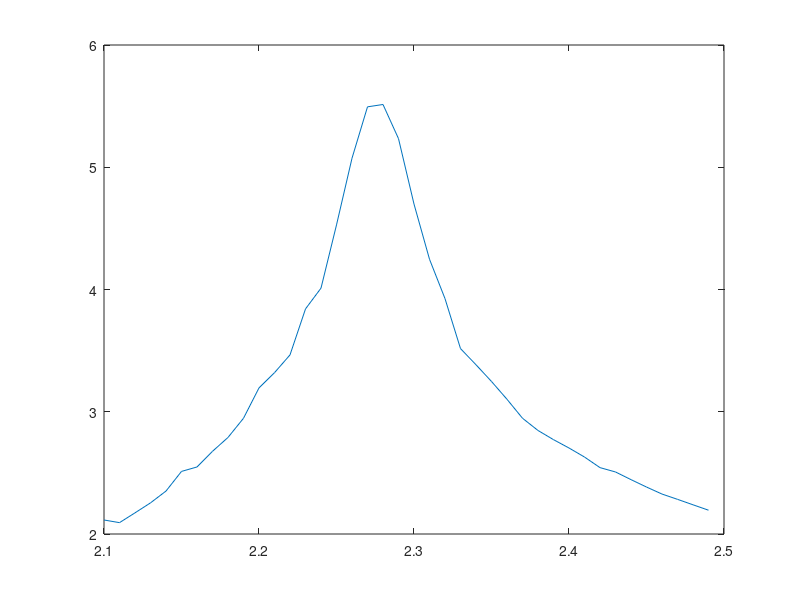

This figure's MATLAB source:
e_var = [4.44071, 4.41601, 4.60681, 4.80239, 5.03183, 5.40081, 5.50442, 5.80788, 6.08185, 6.45361, 7.02942, 7.33624, 7.69243, 8.56567, 8.98515, 10.1885, 11.4666, 12.4718, 12.5706, 11.9861, 10.8073, 9.81194, 9.10693, 8.19381, 7.91946, 7.63205, 7.32048, 6.98433, 6.77534, 6.6245, 6.48845, 6.33738, 6.15385, 6.09307, 5.96519, 5.84133, 5.724, 5.64038, 5.55259, 5.46475, ];
m_var = [6.68685, 2.22476, 2.49746, 2.93788, 3.29132, 5.2333, 4.44651, 5.20656, 6.538, 8.4506, 14.1256, 14.2817, 16.9297, 34.087, 38.2753, 81.551, 157.578, 216.061, 296.399, 345.808, 320.802, 278.697, 227.866, 170.896, 151.966, 126.995, 100.316, 79.8638, 73.4892, 62.2318, 55.5243, 51.5489, 42.801, 39.8522, 36.2713, 33.0053, 30.1275, 27.5239, 26.2461, 23.7731, ];
mean_mag = [0.86167, 0.856366, 0.850586, 0.843716, 0.836914, 0.834434, 0.826136, 0.817702, 0.807567, 0.796329, 0.798717, 0.784985, 0.769283, 0.747912, 0.727407, 0.674173, 0.624719, 0.567134, 0.490887, 0.405312, 0.333952, 0.276523, 0.231844, 0.187697, 0.175448, 0.158138, 0.139344, 0.123226, 0.117584, 0.107152, 0.101054, 0.0963852, 0.0880155, 0.0843701, 0.0805319, 0.0769025, 0.0732396, 0.0700424, 0.0685223, 0.0651394, ];
temperatures = [2.1, 2.11, 2.12, 2.13, 2.14, 2.15, 2.16, 2.17, 2.18, 2.19, 2.2, 2.21, 2.22, 2.23, 2.24, 2.25, 2.26, 2.27, 2.28, 2.29, 2.3, 2.31, 2.32, 2.33, 2.34, 2.35, 2.36, 2.37, 2.38, 2.39, 2.4, 2.41, 2.42, 2.43, 2.44, 2.45, 2.46, 2.47, 2.48, 2.49, ];
test = e_var./temperatures;
plot(temperatures,test)
